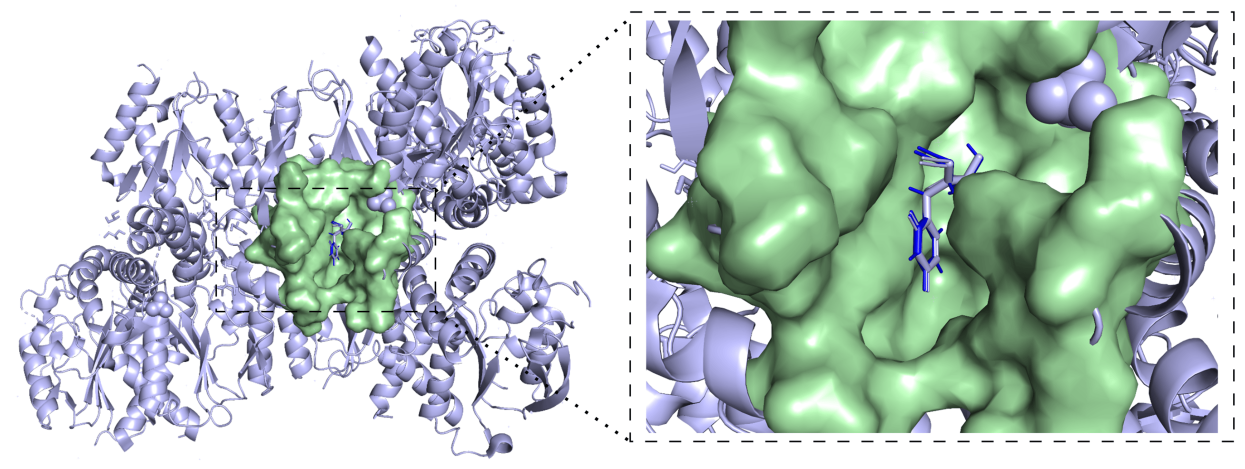
#> input picture manuscripts/mdpi-apbc2026/figures/fig1a.png, 3733 x 1407 px (shown at 1/3 size); its folder holds 8 pictures in this run
$ python recolor_nature_figures.py
#> lines starting #> are read from the running program, lines starting #| are printed output that depends on the picture; after the words box and inside, x2 and y2 are one past the last pixel; in counts of white or black regions, pixels touching at a corner belong together
from __future__ import annotations

from pathlib import Path

import numpy as np
from PIL import Image, ImageEnhance, ImageFilter


ROOT = Path(__file__).resolve().parents[1]
MAIN_FIGURES = ROOT / "figures"

# Muted, color-blind-friendly palette close to common Nature/Sci figure usage.
PALETTE = np.array(
    [
        (42, 86, 116),    # deep blue
        (60, 129, 120),   # teal
        (119, 151, 117),  # sage
        (198, 139, 75),   # amber
        (157, 102, 137),  # mauve
        (125, 132, 168),  # slate lavender
        (88, 88, 88),     # neutral grey
    ],
    dtype=np.float32,
)


def _rgb_to_hsv(rgb: np.ndarray) -> np.ndarray:
    arr = rgb / 255.0
    r, g, b = arr[..., 0], arr[..., 1], arr[..., 2]
    maxc = arr.max(axis=-1)
    minc = arr.min(axis=-1)
    delta = maxc - minc

    h = np.zeros_like(maxc)
    mask = delta > 1e-6
    rmax = mask & (maxc == r)
    gmax = mask & (maxc == g)
    bmax = mask & (maxc == b)
    h[rmax] = ((g[rmax] - b[rmax]) / delta[rmax]) % 6
    h[gmax] = ((b[gmax] - r[gmax]) / delta[gmax]) + 2
    h[bmax] = ((r[bmax] - g[bmax]) / delta[bmax]) + 4
    h /= 6.0

    s = np.where(maxc == 0, 0, delta / np.maximum(maxc, 1e-6))
    return np.stack([h, s, maxc], axis=-1)


def _hue_palette_indices(hue: np.ndarray) -> np.ndarray:
    # Hue bins: red/magenta -> mauve, orange/yellow -> amber, green -> sage/teal,
    # cyan/blue -> blue, purple -> slate lavender.
    idx = np.zeros(hue.shape, dtype=np.int16)
    idx[(hue >= 0.05) & (hue < 0.16)] = 3
    idx[(hue >= 0.16) & (hue < 0.29)] = 2
    idx[(hue >= 0.29) & (hue < 0.47)] = 1
    idx[(hue >= 0.47) & (hue < 0.64)] = 0
    idx[(hue >= 0.64) & (hue < 0.78)] = 5
    idx[(hue >= 0.78) & (hue < 0.94)] = 4
    idx[(hue >= 0.94) | (hue < 0.05)] = 4
    return idx


def _fit_for_submission(im: Image.Image, max_edge: int = 5200) -> Image.Image:
    width, height = im.size
    longest = max(width, height)
    if longest <= max_edge:
        return im

    scale = max_edge / longest
    size = (round(width * scale), round(height * scale))
    return im.resize(size, Image.Resampling.LANCZOS)


def _recolor_rgb(rgb_im: Image.Image) -> Image.Image:
    rgb = np.asarray(rgb_im, dtype=np.uint8).astype(np.float32)
    hsv = _rgb_to_hsv(rgb)
    hue, sat, val = hsv[..., 0], hsv[..., 1], hsv[..., 2]

    # Continuous, low-risk color grading. Avoid hard per-pixel remapping because
    # rasterized plots contain antialiasing and compression noise that should
    # not become visible in publication figures.
    lum = (
        0.2126 * rgb[..., 0]
        + 0.7152 * rgb[..., 1]
        + 0.0722 * rgb[..., 2]
    )[..., None]
    mapped = PALETTE[_hue_palette_indices(hue)]
    scientific_tint = 0.54 * mapped + 0.46 * lum

    # Blend only genuinely colored regions; preserve black axes/text and white
    # backgrounds. The blend weight is smooth, so gradients remain smooth.
    color_weight = np.clip((sat - 0.08) / 0.55, 0.0, 1.0)
    color_weight *= np.clip((0.98 - val) / 0.35, 0.0, 1.0)
    color_weight *= np.clip((val - 0.16) / 0.30, 0.0, 1.0)
    color_weight = (0.42 * color_weight)[..., None]

    out = rgb * (1.0 - color_weight) + scientific_tint * color_weight

    # Gentle editorial polish: cleaner paper white, slightly darker axes/text.
    very_light = val > 0.955
    dark = val < 0.16
    out[very_light] = 255 - (255 - out[very_light]) * 0.22
    out[dark] = out[dark] * 0.82
    out = np.clip(out, 0, 255).astype(np.uint8)
    return Image.fromarray(out, mode="RGB")


def nature_recolor(src: Path, dst: Path) -> None:
    im = Image.open(src).convert("RGBA")
    im = _fit_for_submission(im)
    white = Image.new("RGBA", im.size, (255, 255, 255, 255))
    white.alpha_composite(im)
    rgb_im = white.convert("RGB")

    result = _recolor_rgb(rgb_im)
    result = ImageEnhance.Contrast(result).enhance(1.06)
    result = ImageEnhance.Color(result).enhance(0.82)
    result = ImageEnhance.Sharpness(result).enhance(1.08)
    result = result.filter(ImageFilter.UnsharpMask(radius=0.45, percent=28, threshold=4))
    result.save(dst, optimize=True, dpi=(300, 300))


def main() -> None:
    # Main-manuscript figures only. Supplementary figures are intentionally
    # left untouched for this APBC revision pass.
    main_sources = [
        "fig1a.png",
        "fig1bc.png",
        "fig4abc.png",
        "fig2abcd.jpg",
        "fig2ef.jpg",
    ]

    for name in main_sources:
        src = MAIN_FIGURES / name
        dst = MAIN_FIGURES / f"{src.stem}_nature.png"
        nature_recolor(src, dst)
#> in nature_recolor, `white = Image.new("RGBA", im.size, (255, 255, 255, 255))`: white: PIL image 3733x1407 RGBA; every value is 255
#> in nature_recolor, rgb_im is the input picture: PIL image 3733x1407 RGB; mean R, G, B 186.3, 201.4, 196.3
#> in _rgb_to_hsv, `mask = delta > 1e-6`:
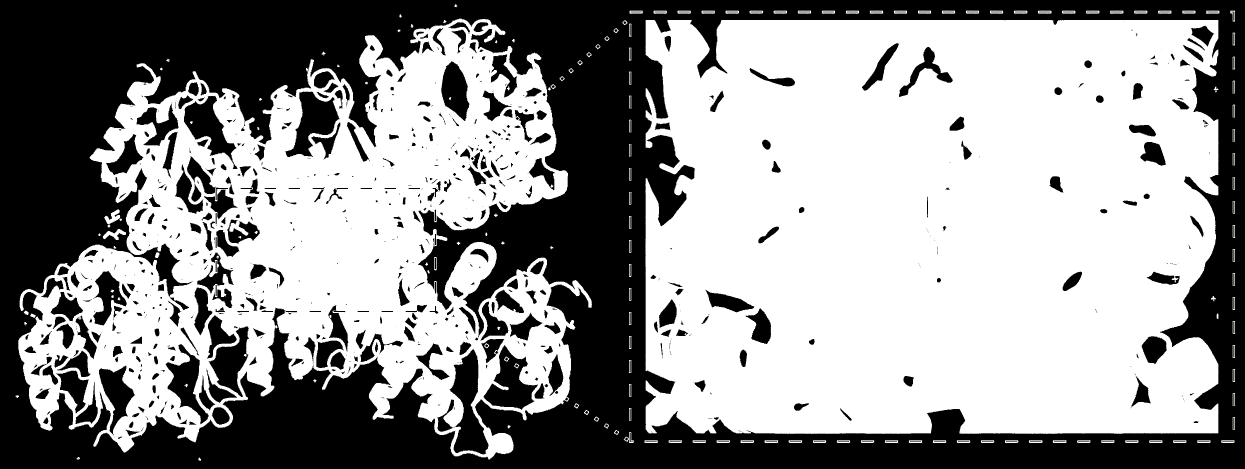
#> mask: shape (1407, 3733) bool (shown at 1/3 size); 58.1% white; 914 black regions (310 under 20 px), largest, box (x1, y1, x2, y2) and area: (0, 0, 3733, 1407) 1811622, (1349, 1046, 1466, 1363) 18647, (856, 275, 1018, 471) 15159
#> in _rgb_to_hsv, `rmax = mask & (maxc == r)`: rmax: shape (1407, 3733) bool; every value is 0
#> in _rgb_to_hsv, `gmax = mask & (maxc == g)`: gmax: shape (1407, 3733) bool; 32.7% white; 12927 white regions (12884 under 20 px), largest, box (x1, y1, x2, y2) and area: (1936, 60, 3586, 1302) 1509783, (733, 462, 1276, 1010) 183422, (2766, 685, 2796, 781) 2114
#> in _rgb_to_hsv, `bmax = mask & (maxc == b)`: bmax: shape (1407, 3733) bool; 25.7% white; 571 white regions (378 under 20 px), largest, box (x1, y1, x2, y2) and area: (55, 56, 1776, 1379) 859333, (1936, 767, 2473, 1301) 123243, (3354, 550, 3656, 1301) 115812
#> in _rgb_to_hsv, `h[rmax] = ((g[rmax] - b[rmax]) / delta[rmax]) % 6`: h: shape (1407, 3733) float32; every value is 0
#> in _rgb_to_hsv, `return np.stack([h, s, maxc], axis=-1)`:
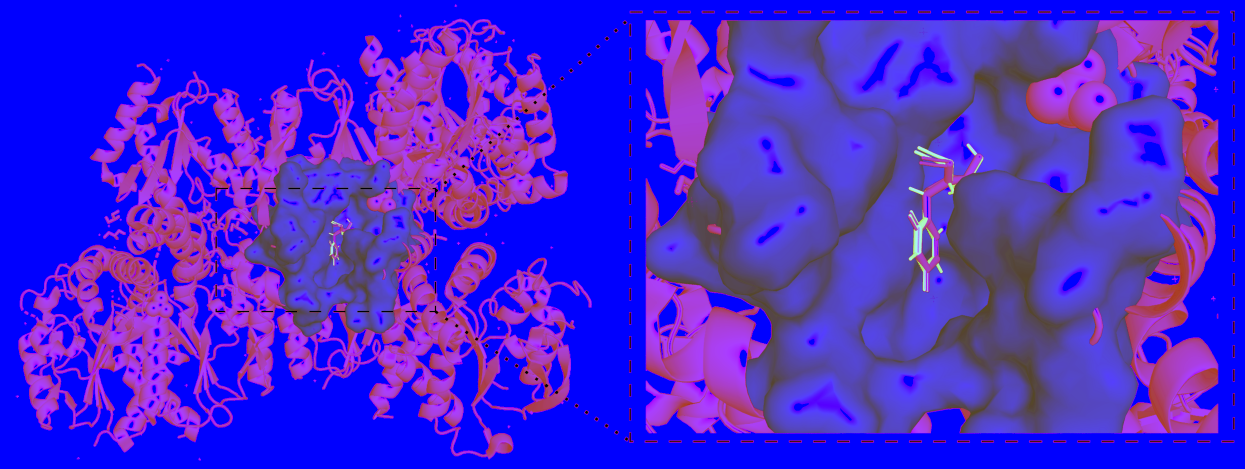
#> returned value: shape (1407, 3733, 3) float32 (shown at 1/3 size); mean of channels 0, 1, 2 0.277, 0.141, 0.829; drawn as R, G, B
#> in _recolor_rgb, `mapped = PALETTE[_hue_palette_indices(hue)]`:
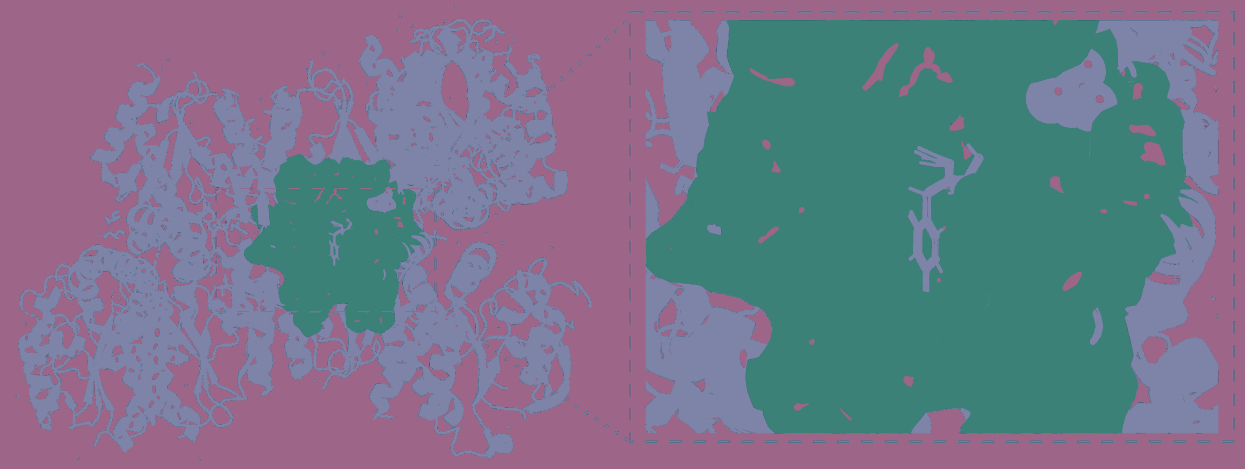
#> mapped: shape (1407, 3733, 3) float32 (shown at 1/3 size); mean of channels 0, 1, 2 116.5, 118.3, 139.7; drawn as R, G, B
#> in _recolor_rgb, `scientific_tint = 0.54 * mapped + 0.46 * lum`:
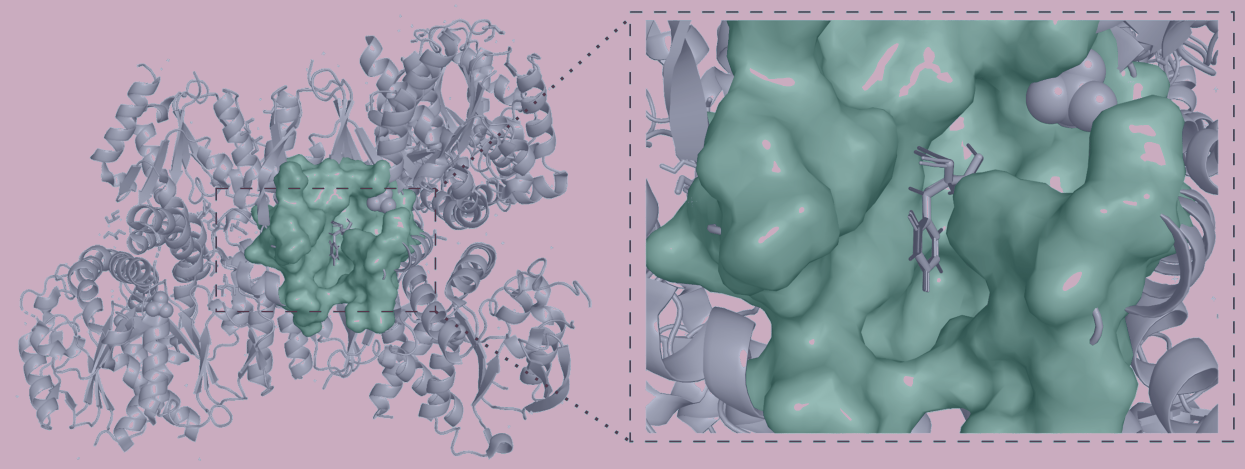
#> scientific_tint: shape (1407, 3733, 3) float32 (shown at 1/3 size); mean of channels 0, 1, 2 151.6, 156.7, 166.3; drawn as R, G, B
#> in _recolor_rgb, `very_light = val > 0.955`:
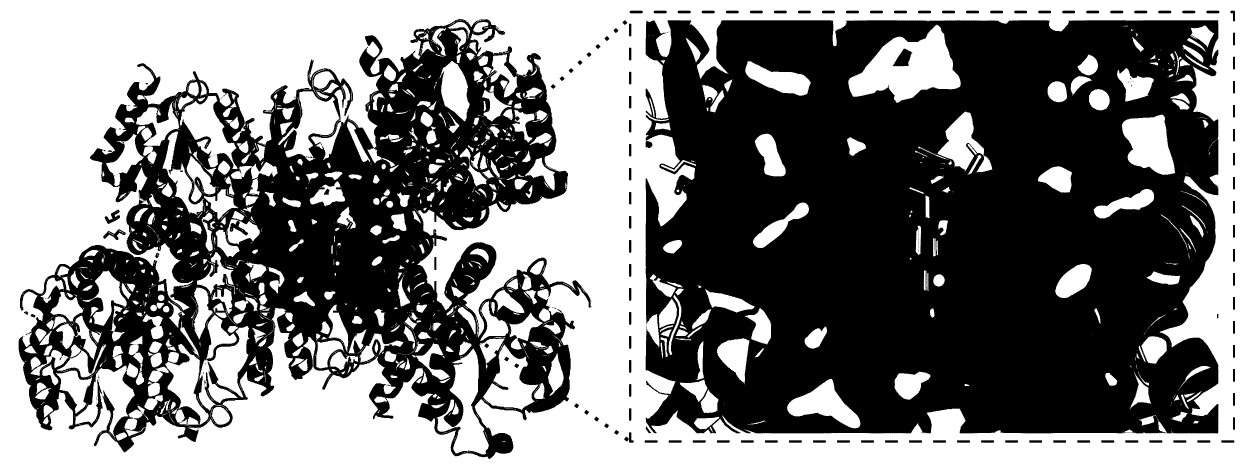
#> very_light: shape (1407, 3733) bool (shown at 1/3 size); 48.3% white; 1886 white regions (1221 under 20 px), largest, box (x1, y1, x2, y2) and area: (0, 0, 3733, 1407) 1883692, (2545, 74, 2882, 308) 41603, (597, 944, 748, 1233) 22804
#> in _recolor_rgb, `dark = val < 0.16`:
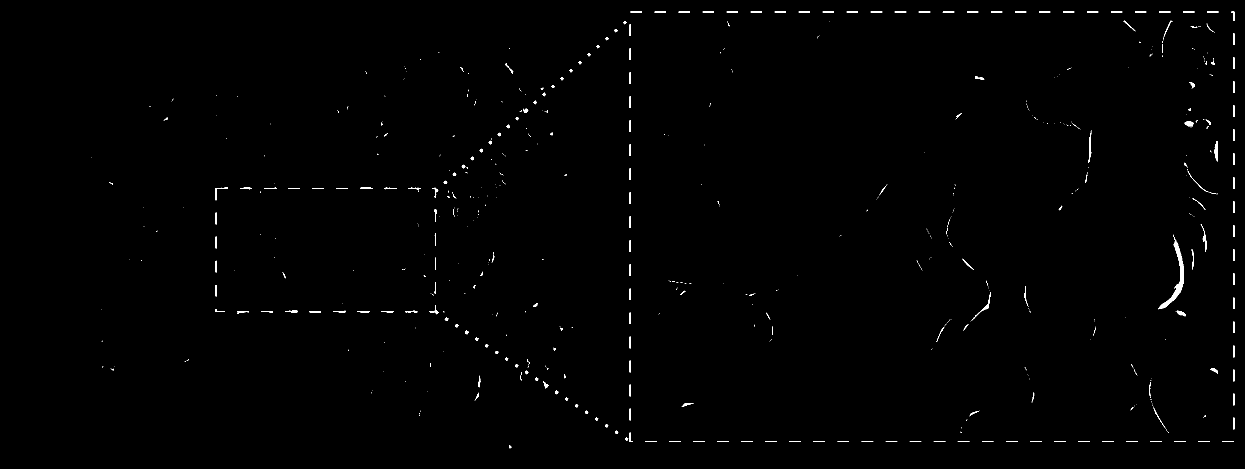
#> dark: shape (1407, 3733) bool (shown at 1/3 size); 0.44% white; 726 white regions (507 under 20 px), largest, box (x1, y1, x2, y2) and area: (3476, 704, 3552, 927) 2588, (3644, 423, 3652, 485) 344, (2914, 876, 2973, 963) 316
#> in _recolor_rgb, `out[very_light] = 255 - (255 - out[very_light]) * 0.22`:
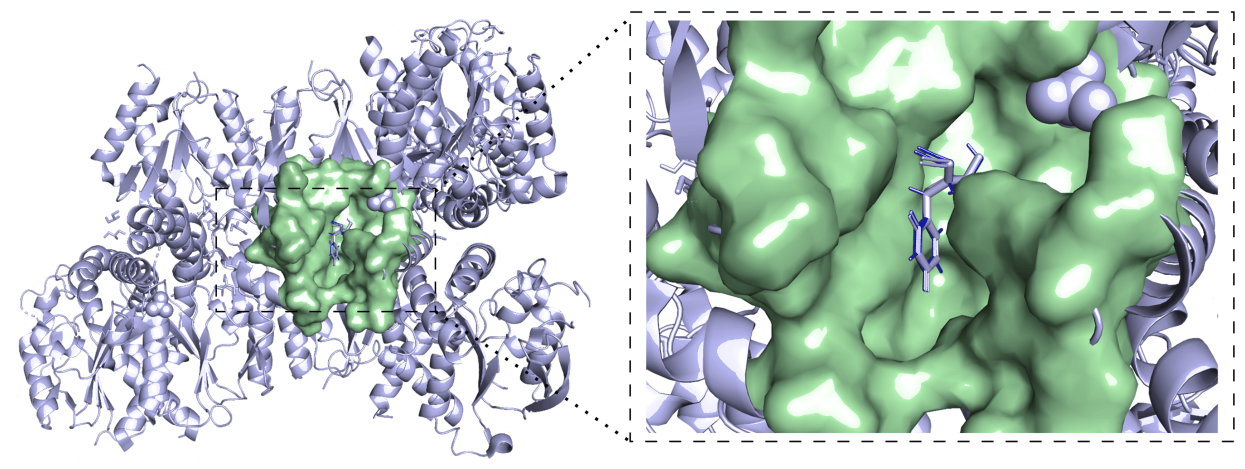
#> out: shape (1407, 3733, 3) float32 (shown at 1/3 size); mean R, G, B 188.7, 202.8, 197.9
        print(dst.relative_to(ROOT))


if __name__ == "__main__":
#> (the run stopped early here; a loop or call above may not have finished)
